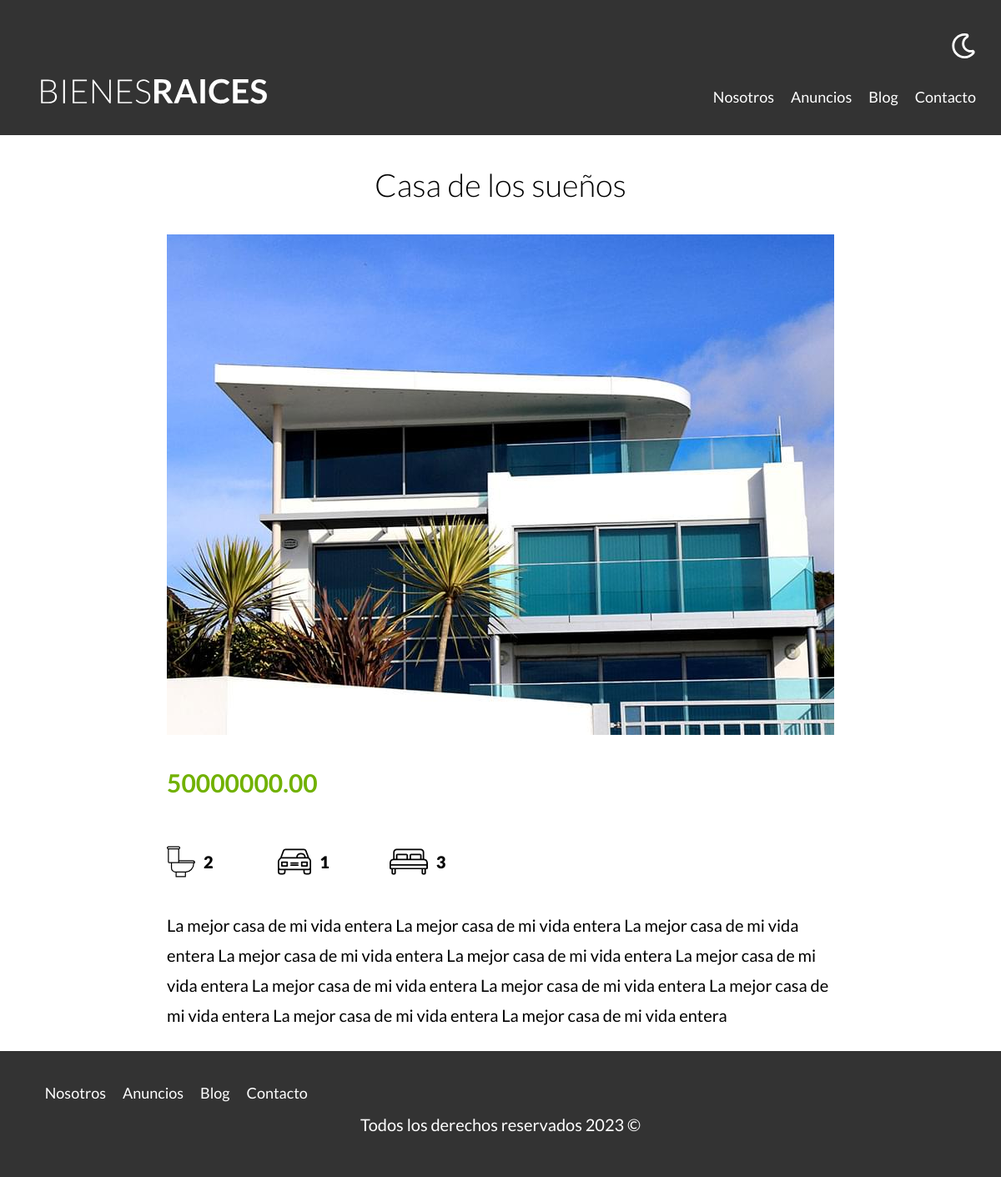
The page /propiedad?id=26 on the database its author committed.
### tables this page shows
CREATE TABLE `propiedades` (
  `id` int NOT NULL AUTO_INCREMENT,
  `titulo` varchar(45) DEFAULT NULL,
  `precio` decimal(10,2) DEFAULT NULL,
  `descripcion` longtext,
  `imagen` varchar(200) DEFAULT NULL,
  `habitaciones` int DEFAULT NULL,
  `estacionamiento` int DEFAULT NULL,
  `wc` int DEFAULT NULL,
  `creado` date DEFAULT NULL,
  `vendedoresId` int NOT NULL,
  PRIMARY KEY (`id`),
  KEY `fk_propiedades_vendedores_idx` (`vendedoresId`),
  CONSTRAINT `fk_propiedades_vendedores` FOREIGN KEY (`vendedoresId`) REFERENCES `vendedores` (`id`)
);

### controller/paginasController.php (called while the page is built, shortened)
<?php
class PaginasController{
    public static function propiedad( Router $router){
        $id = \validarORedireccionar('/');
        $propiedad = Propiedad::find($id);
        $router->render('/paginas/propiedad', [
            'propiedad' => $propiedad
        ]);
    }
}

### public/index.php (called while the page is built, shortened)
<?php
$router = new Router;
$router->get('/admin', [PropiedadController::class, 'index']);
$router->get('/propiedades/crear', [PropiedadController::class, 'crear']);
$router->post('/propiedades/crear', [PropiedadController::class, 'crear']);
$router->get('/propiedades/actualizar', [PropiedadController::class, 'actualizar']);
$router->post('/propiedades/actualizar', [PropiedadController::class, 'actualizar']);
$router->post('/propiedades/eliminar', [PropiedadController::class, 'eliminar']);
$router->get('/vendedores/crear', [VendedorController::class, 'crear']);
$router->post('/vendedores/crear', [VendedorController::class, 'crear']);
$router->get('/vendedores/actualizar', [VendedorController::class, 'actualizar']);
$router->post('/vendedores/actualizar', [VendedorController::class, 'actualizar']);
$router->post('/vendedores/eliminar', [VendedorController::class, 'eliminar']);
$router->get('/blogs/crear', [BlogController::class, 'crear']);
$router->post('/blogs/crear', [BlogController::class, 'crear']);
$router->get('/blogs/actualizar', [BlogController::class, 'actualizar']);
$router->post('/blogs/actualizar', [BlogController::class, 'actualizar']);
$router->post('/blogs/eliminar', [BlogController::class, 'eliminar']);
$router->get('/', [PaginasController::class, 'index']);
$router->get('/nosotros', [PaginasController::class, 'nosotros']);
$router->get('/propiedades', [PaginasController::class, 'propiedades']);
$router->get('/propiedad', [PaginasController::class, 'propiedad']);
$router->get('/blog', [PaginasController::class, 'blog']);
$router->get('/entrada', [PaginasController::class, 'entrada']);
$router->get('/contacto', [PaginasController::class, 'contacto']);
$router->post('/contacto', [PaginasController::class, 'contacto']);
$router->get('/login', [LoginController::class, 'login']);
$router->post('/login', [LoginController::class, 'login']);
$router->get('/logout', [LoginController::class, 'logout']);
$router->comprobarRutas();

### includes/funciones.php (called while the page is built, shortened)
<?php
function validarORedireccionar(string $url){
    $id = $_GET['id'];
    $id = filter_var($id, FILTER_VALIDATE_INT);
    return $id;
}

### models/activeRecord.php (called while the page is built, shortened)
<?php
class ActiveRecord{
    protected static $db;
    protected static $tabla = '';
    public static function setDB($database){
        self::$db = $database;
    }
    public static function find($id){
        $consulta = "SELECT * FROM " . static::$tabla . " WHERE id = $id;";
        $resultado = self::consultarSQL($consulta);
        return array_shift($resultado);
    }
    public static function consultarSQL($query){
        $resultado = self::$db->query($query);
        $array = [];
        while($registro = $resultado->fetch_assoc()){
            $array[] = static::crearObjeto($registro);
        }
        return $array;
    }
    protected static function crearObjeto($registro){
        $objeto = new static;
        foreach($registro as $key=> $value){
            if(property_exists($objeto, $key)){
                $objeto->$key = $value;
            }
        }
        return $objeto;
    }
}

### views/paginas/propiedad.php (the view)
<main class="contenedor seccion contenido-centrado">
    <h1><?php echo $propiedad->titulo; ?></h1>
        <img loading="lazy" src="imagenes/<?php echo $propiedad->imagen;?>" alt="imagen de la propiedad">
    <div class="resumen-propiedad">
        <p class="precio"><?php echo $propiedad->precio; ?></p>
        <ul class="iconos-caracteristicas">
            <li>
                <img class="icono" loading="lazy" src="build/img/icono_wc.svg" alt="icono wc">
                <p><?php echo $propiedad->wc ?></p>
                    </li>
            <li>
                <img class="icono" loading="lazy" src="build/img/icono_estacionamiento.svg" alt="icono estacionamiento">
                <p><?php echo $propiedad->estacionamiento; ?></p>
            </li>
            <li>
                <img class="icono" loading="lazy" src="build/img/icono_dormitorio.svg" alt="icono habitaciones">
                <p><?php echo $propiedad->habitaciones; ?></p>
            </li>
        </ul>
        <p>
            <?php echo $propiedad->descripcion; ?>
        </p>
    </div>
</main>

### public/build/css/app.css (style rules this page uses)
html { -webkit-text-size-adjust:100%;line-height:1.15 }
body { margin:0 }
main { display:block }
h1 { font-size:2em;margin:.67em 0 }
img { border-style:none }
html { box-sizing:border-box;font-size:62.5% }
*,:after,:before { box-sizing:inherit }
body { font-family:Lato,sans-serif;font-size:1.6rem;line-height:1.8 }
p { color:#000;font-size:2rem }
.contenedor { margin:0 auto;max-width:120rem;width:95% }
img,picture { display:block;width:100% }
h1,h2,h3 { font-family:Lato,sans-serif;font-weight:300;margin:2.5rem 0;text-align:center }
h1 { font-size:3.8rem }
.seccion { margin-bottom:2.5rem;margin-top:2.5rem }
.contenido-centrado { max-width:80rem }
.icono { text-align:center }
.precio { color:#71b100;font-size:3rem;font-weight:700 }
.iconos-caracteristicas { display:flex;list-style:none;max-width:40rem;padding:0 }
.iconos-caracteristicas li { display:flex;flex:1 }
.iconos-caracteristicas li img { flex:0 0 3rem;margin-right:1rem }
.iconos-caracteristicas li p { font-weight:900 }

### rows shown on the page
propiedades: titulo "Casa de los sueños", imagen (picture), precio "50000000.00", wc "2", estacionamiento "1", habitaciones "3", descripcion "La mejor casa de mi vida entera La mejor casa de mi vida entera La mejor casa de mi vida entera La mejor casa de mi vida entera La mejor casa de mi vida entera La mejor casa de mi vida entera La mejor casa de mi vida entera La mejor casa de mi vida entera La mejor casa de mi vida entera La mejor casa de mi vida entera La mejor casa de mi vida entera"
